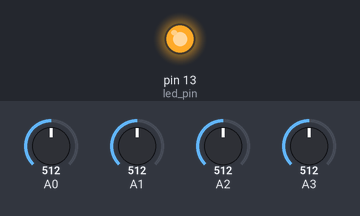
The sketch below on a simulated Arduino Uno, built with avr-gcc and run on an emulated ATmega328P. Shown: output pins drawn as LEDs (lit = HIGH). The test bench sets the inputs (shaded band); at power-on: A0 = 512, A1 = 512, A2 = 512, A3 = 512. No radio packets arrive unless stated.

Above: at 0.03 s.
At 2.5 s:
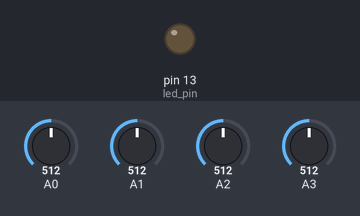
Timing chart, 0 to 6.6 s (numbered marks = the images above):
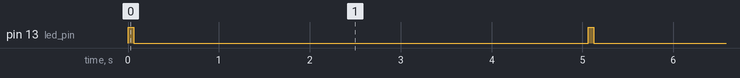

Measured:
- by itself, pin 13 (led_pin): alternates HIGH for 0.06 s and LOW for 5.0 s

The sketch:

transmitter_pro_08_01_2016_3.ino.ino.ino
```cpp
// (licence header left out)
#include <VirtualWire.h>

const int led_pin = 13;
//const int power_pin = 2;
                const int transmit_pin = 1;
//const int receive_pin = 2;
//const int transmit_en_pin = 4;

char msg[255];
//const char p_msg;

int voltage_A0;
int voltage_A1;
int voltage_A2;
int voltage_A3;

String  str_voltage_A0;
String str_voltage_A1;
String str_voltage_A2;
String str_voltage_A3;

String strMsg;

void setup()
{
                                          //  Serial.begin(9600);
    // Initialise the IO and ISR
                                             vw_set_tx_pin(transmit_pin);
  // vw_set_rx_pin(receive_pin);
  // vw_set_ptt_pin(transmit_en_pin);
                                        vw_set_ptt_inverted(true); // Required for DR3100
                                        vw_setup(2000);       // Bits per sec
    pinMode(led_pin, OUTPUT);
 //   pinMode(power_pin, OUTPUT);
  //  digitalWrite(power_pin, HIGH);
}

byte count = 1;


//const char *msg = "255";
//const char p_msg = *msg;


void loop()
{
  voltage_A0 = analogRead(A0);
  voltage_A1 = analogRead(A1);
  voltage_A2 = analogRead(A2);
  voltage_A3 = analogRead(A3);

voltage_A1 = voltage_A1 * 2 - voltage_A0;
voltage_A2 = voltage_A2 * 3 - voltage_A1 - voltage_A0;
voltage_A3 = voltage_A3 * 4 - voltage_A2 - voltage_A1 - voltage_A0;


 str_voltage_A0 = String(voltage_A0,DEC);
  str_voltage_A1 = String(voltage_A1,DEC);
  str_voltage_A2 = String(voltage_A2,DEC);
 str_voltage_A3 = String(voltage_A3,DEC);
                                //String millisresult = String(millis());

//strMsg = "";
                                strMsg = str_voltage_A0;
strMsg+= " ";
strMsg+= str_voltage_A1;
strMsg+= " ";
strMsg+= str_voltage_A2;
strMsg+= " ";
strMsg+= str_voltage_A3;


strMsg.toCharArray(msg, 255);


                                                      digitalWrite(led_pin, HIGH); // Flash a light to show transmitting
 vw_send((uint8_t *)msg, strlen(msg));
 vw_wait_tx(); // Wait until the whole message is gone
                                                    digitalWrite(led_pin, LOW);

//Serial.println(voltage_A0);
//Serial.println(voltage_A1);
//Serial.println(voltage_A2);
//Serial.println(voltage_A3);


//Serial.println(msg);
//Serial.println(str_voltage_A0);
//Serial.println(str_voltage_A1);
//Serial.println(str_voltage_A2);
//Serial.println(str_voltage_A3);
//Serial.println("");
//Serial.println("");
//Serial.println("");
//Serial.println("");


  delay(5000);

                                                          //digitalWrite(led_pin, LOW);
                                                            //delay(1000);
}
```
